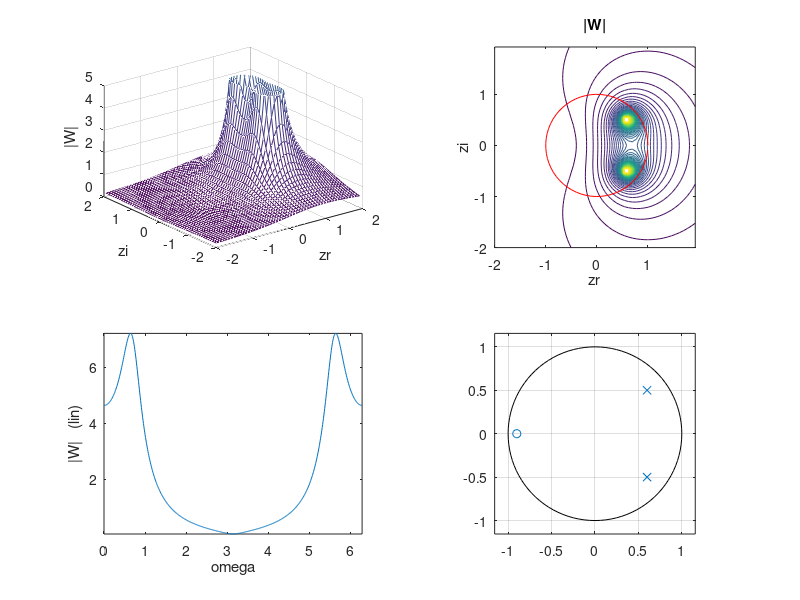

This figure's MATLAB source:
% E04_3.m                  26oct15    12apr21
%  Transfer functions and freq. response of DISCRETE LTI systems
%  see also geometric interpretation, [Proakis p.322]
pkg load signal;
clear all; clf;

 zz = [];    pp = [ .8];   
 zz = [];    pp = [-.8];
 zz = [];    pp = [.6+j*.5   .6-j*.5];   
% zz = [];    pp = [-.6+j*.5   -.6-j*.5];   
% zz = [1.2];    pp = [];   
% zz = [-1.2];    pp = [];
% zz = [-1.2];    pp = [0];   % note: [] is different from [0]  
 zz = [-.9];    pp = [.6+j*.5   .6-j*.5];   
% zz = [.9];    pp = [.6+j*.5   .6-j*.5]; 
% zz = [.6+j*.8   .6-j*.8];    pp = [.6+j*.5   .6-j*.5]; 
% zz = [.6+j*.8   .6-j*.8];    pp = [.5+j*.7   .5-j*.7   .3];  % zeros are on the unit circle

q0=2;  qq = [-q0:.077:q0];  % avoid "divide by 0" warning
[zr,zi] = meshgrid(qq,qq);
z = zr + j*zi;
NUM = 1;    for k=1:max(size(zz));    NUM = NUM .* (z - zz(k));    end;
DEN = 1;    for k=1:max(size(pp));    DEN = DEN .* (z - pp(k));   end;
W = NUM ./ DEN;
Wm = abs(W);
Wm(Wm>20) = 20;  % clip the peaks

subplot(221);  mesh(zr,zi,Wm);    xlabel('zr'); ylabel('zi'); zlabel('|W|');
axis([-q0,q0,-q0,q0,0,5]);
subplot(222);  contour(zr,zi,Wm,50);   xlabel('zr'); ylabel('zi'); title('|W|'); axis square;
hold on; plot(cos([0:.1:2*pi]),sin([0:.1:2*pi]),'r'); hold off;

ome = [0:.01:2*pi];  ejo = exp(j*ome);
NUM = 1;    for k=1:max(size(zz));    NUM = NUM .* (ejo - zz(k));    end;
DEN = 1;    for k=1:max(size(pp));    DEN = DEN .* (ejo - pp(k));   end;
W = NUM ./ DEN;
Wm = abs(W);     Wp = angle(W);
subplot(223);  plot(ome,Wm);   xlabel('omega'); ylabel('|W|   (lin)');  axis tight;
subplot(224);  zplane(zz',pp');
% subplot(224);  semilogy(ome,Wm);   xlabel('omega'); ylabel('|W|   (log)');  axis tight;
% subplot(224);  plot(ome,Wp);   xlabel('omega'); ylabel('phase(W)');

% [b,a] = zp2tf([zz]',[pp]',1);
% fvtool(b,a);                       %  filter visualization tool

% set(gcf,'PaperPositionMode','auto');
% print -deps   fdtesempio.eps
print -depslatex "-S800,600" "zTransformExample3b.tex"


return




